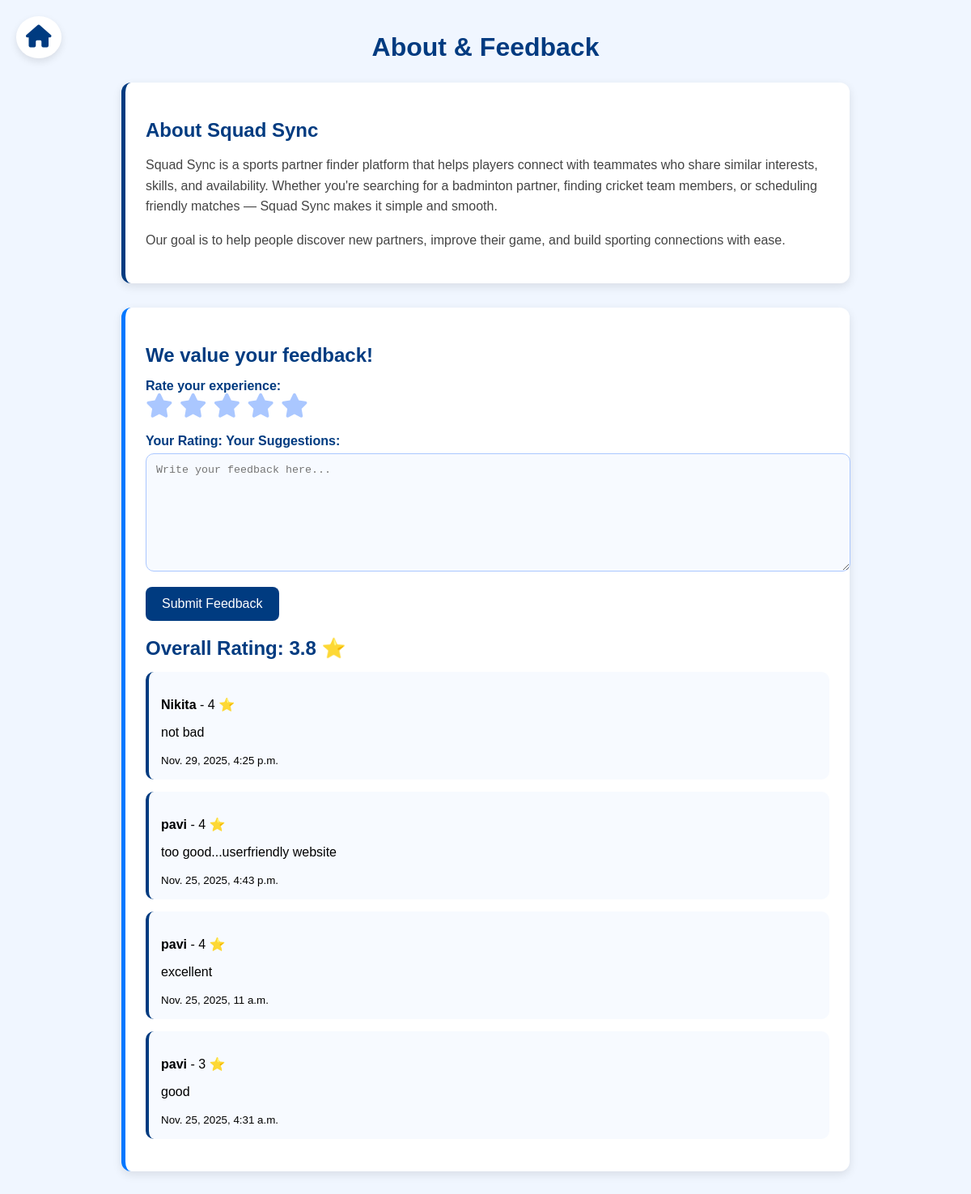
Page /about-feedback/ on the committed database.
### main/models.py (models this page shows, shortened)
class Feedback(models.Model):
    user = models.ForeignKey(User, on_delete=models.CASCADE, null=True,blank=True)
    rating = models.IntegerField()
    feedback = models.TextField()
    created_at = models.DateTimeField(auto_now_add=True)

### main/views.py (the view)
# urls.py: path("about-feedback/", views.about_feedback, name="about_feedback"),
def about_feedback(request):
    all_feedback = Feedback.objects.all().order_by('-created_at')
    avg_rating = Feedback.objects.all().aggregate(Avg('rating'))['rating__avg'] or 0
    avg_rating = round(avg_rating, 1)
    return render(request, "main/about_feedback.html", {
        "feedback_list": all_feedback,
        "avg_rating": avg_rating,
    })

### main/templates/main/about_feedback.html (shortened to what this page needs)
{% load static %}
<!DOCTYPE html>
<html lang="en">
<head>
    <link rel="stylesheet" href="https://cdnjs.cloudflare.com/ajax/libs/font-awesome/6.0.0/css/all.min.css">
</head>
<body>
<a href="{% url 'dashboard' %}" class="home-icon">
    <i class="fa fa-home"></i>
</a>
<div class="container">
    <h1 class="page-title">About & Feedback</h1>
    <div class="about-box">
        <h2>About Squad Sync</h2>
        <p>
            Squad Sync is a sports partner finder platform that helps players connect
            with teammates who share similar interests, skills, and availability.
            Whether you're searching for a badminton partner, finding cricket team members,
            or scheduling friendly matches — Squad Sync makes it simple and smooth.
        </p>
        <p>
            Our goal is to help people discover new partners, improve their game,
            and build sporting connections with ease.
        </p>
    </div>
    <div class="feedback-box">
        <h2>We value your feedback!</h2>
        <label>Rate your experience:</label>
        <div class="stars">
            <i class="fa fa-star" onclick="activateStars(0)"></i>
            <i class="fa fa-star" onclick="activateStars(1)"></i>
            <i class="fa fa-star" onclick="activateStars(2)"></i>
            <i class="fa fa-star" onclick="activateStars(3)"></i>
            <i class="fa fa-star" onclick="activateStars(4)"></i>
        </div>
        <form method="POST" action="{% url 'save_feedback' %}">
            <label>Your Rating:</label>
            <label>Your Suggestions:</label>
            <textarea name="feedback" placeholder="Write your feedback here..." required></textarea>
            <button type="submit">Submit Feedback</button>
        </form>
        <h2>Overall Rating: {{ avg_rating }} ⭐</h2>
        {% for fb in feedback_list %}
            <div class="comment-box">
                <p><strong>{{ fb.user.username }}</strong> - {{ fb.rating }} ⭐</p>
                <p>{{ fb.feedback }}</p>
                <small>{{ fb.created_at }}</small>
            </div>
        {% endfor %}
    </div>
</div>
</body>
</html>

### main/templates/main/about_feedback.html (style rules this page uses)
body { margin: 0; font-family: Arial, sans-serif; background: #f0f6ff; }
.container { width: 90%; max-width: 900px; margin: 40px auto; position: relative; }
.page-title { text-align: center; font-size: 32px; font-weight: bold; color: #003b80; margin-bottom: 25px; }
.about-box { background: white; padding: 25px; border-radius: 12px; box-shadow: 0 4px 12px rgba(0,0,0,0.1); border-left: 5px solid #003b80; margin-bottom: 30px; }
.about-box h2 { color: #003b80; margin-bottom: 12px; }
.about-box p { color: #444; line-height: 1.6; }
.feedback-box { background: white; padding: 25px; border-radius: 12px; box-shadow: 0 4px 12px rgba(0,0,0,0.1); border-left: 5px solid #0077ff; }
.feedback-box h2 { color: #003b80; margin-bottom: 15px; }
label { font-size: 16px; color: #003b80; font-weight: bold; }
textarea { width: 100%; height: 120px; padding: 12px; margin-top: 6px; margin-bottom: 15px; border-radius: 10px; border: 1px solid #aac7ff; outline: none; background: #f7faff; }
.stars { display: flex; gap: 8px; font-size: 30px; cursor: pointer; margin-bottom: 20px; color: #aac7ff; }
button { padding: 12px 20px; background: #003b80; border: none; border-radius: 8px; color: white; font-size: 16px; cursor: pointer; transition: 0.3s; }
.comment-box { background: #f7faff; padding: 15px; border-radius: 10px; margin-bottom: 15px; border-left: 4px solid #003b80; }
.home-icon { position: fixed; top: 20px; left: 20px; font-size: 28px; color: #003b80; text-decoration: none; background: white; padding: 10px 12px; border-radius: 50%; box-shadow: 0 4px 10px rgba(0,0,0,0.1); transition: 0.3s; z-index: 1000; }

### rows in the picture
Feedback: user.username "Nikita", rating "4", feedback "not bad", created_at "Nov. 29, 2025, 4:25 p.m."
Feedback: user.username "pavi", rating "4", feedback "too good...userfriendly website", created_at "Nov. 25, 2025, 4:43 p.m."
Feedback: user.username "pavi", rating "4", feedback "excellent", created_at "Nov. 25, 2025, 11 a.m."
Feedback: user.username "pavi", rating "3", feedback "good", created_at "Nov. 25, 2025, 4:31 a.m."

### other values in the picture
{{ avg_rating }} "3.8"
